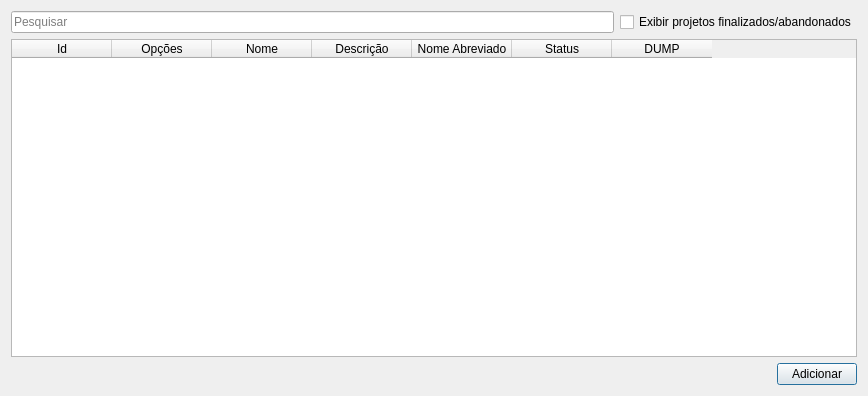
<?xml version="1.0" encoding="UTF-8"?>
<ui version="4.0">
 <class>Dialog</class>
 <widget class="QDialog" name="Dialog">
  <property name="geometry">
   <rect>
    <x>0</x>
    <y>0</y>
    <width>868</width>
    <height>396</height>
   </rect>
  </property>
  <property name="windowTitle">
   <string>Projetos</string>
  </property>
  <layout class="QGridLayout" name="gridLayout">
   <item row="0" column="0">
    <layout class="QHBoxLayout" name="horizontalLayout_2">
     <item>
      <widget class="QLineEdit" name="searchLe">
       <property name="placeholderText">
        <string>Pesquisar</string>
       </property>
      </widget>
     </item>
     <item>
      <widget class="QCheckBox" name="showFinishedCheckBox">
       <property name="text">
        <string>Exibir projetos finalizados/abandonados</string>
       </property>
      </widget>
     </item>
    </layout>
   </item>
   <item row="1" column="0">
    <widget class="QTableWidget" name="tableWidget">
     <column>
      <property name="text">
       <string>Id</string>
      </property>
     </column>
     <column>
      <property name="text">
       <string>Opções</string>
      </property>
     </column>
     <column>
      <property name="text">
       <string>Nome</string>
      </property>
     </column>
     <column>
      <property name="text">
       <string>Descrição</string>
      </property>
     </column>
     <column>
      <property name="text">
       <string>Nome Abreviado</string>
      </property>
     </column>
     <column>
      <property name="text">
       <string>Status</string>
      </property>
     </column>
     <column>
      <property name="text">
       <string>DUMP</string>
      </property>
     </column>
    </widget>
   </item>
   <item row="2" column="0">
    <layout class="QHBoxLayout" name="horizontalLayout">
     <item>
      <spacer name="horizontalSpacer">
       <property name="orientation">
        <enum>Qt::Horizontal</enum>
       </property>
       <property name="sizeHint" stdset="0">
        <size>
         <width>40</width>
         <height>20</height>
        </size>
       </property>
      </spacer>
     </item>
     <item>
      <widget class="QPushButton" name="addFormBtn">
       <property name="text">
        <string>Adicionar</string>
       </property>
      </widget>
     </item>
    </layout>
   </item>
  </layout>
 </widget>
 <resources/>
 <connections/>
</ui>
